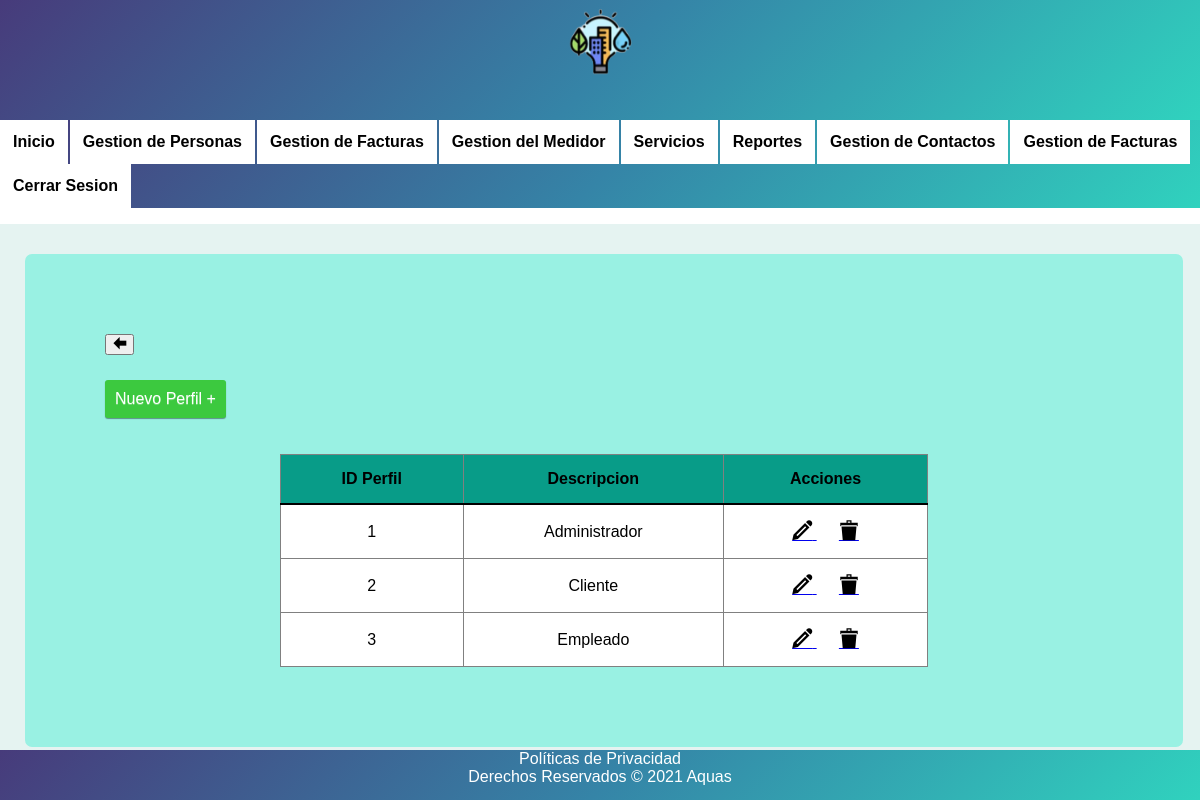
/modulos/perfiles/listado.php (signed in), run on the app's committed database.
### tables this page shows
CREATE TABLE perfil(
    id_perfil      INT             AUTO_INCREMENT,
    descripcion    VARCHAR(100),
    PRIMARY KEY (id_perfil)
);

### class/Perfil.php (called while the page is built, shortened)
<?php
require_once "MySQL.php";
class Perfil {
	private $_idPerfil;
	private $_descripcion;
	public function getIdPerfil(){
		return $this->_idPerfil;
	}
	public function getDescripcion(){
		return $this->_descripcion;
	}
	public static function obtenerTodos() {
    	$sql = "SELECT * FROM perfil ";
    	$database = new MySQL();
    	$datos = $database->consultar($sql);
    	$listadoPerfiles = [];
    	while ($registro = $datos->fetch_assoc()) {
	    	$perfil = new Perfil();
			$perfil->_idPerfil = $registro["id_perfil"];
			$perfil->_descripcion = $registro["descripcion"];
    		$listadoPerfiles[] = $perfil;
    	}
    	return $listadoPerfiles;
	}
}
?>

### class/MySQL.php (called while the page is built, shortened)
<?php
class MySQL {
	private $_conexion;
	public function __construct() {
		$this->_conexion = new mysqli("localhost", "root", "", "gestion_usuarios");
	}
	public function consultar($sql) {
		$datos = $this->_conexion->query($sql);
		return $datos;
	}
}
?>

### modulos/perfiles/listado.php (the view, shortened to what this page needs)
<?php
require_once "../../class/Perfil.php";
$lista = Perfil::obtenerTodos();
?>
<!DOCTYPE html>
<html>
<head>
	<link rel="stylesheet" type="text/css" href="http://localhost/programacion3/gestion_user/css/tablas.css">
	<link rel="stylesheet" type="text/css" href="/programacion3/gestion_user/css/style.css">
</head>
<body>
	<header>
		<nav>
			<?php require_once "../../menu.php"; ?>
		</nav>
	</header>
	<div id="primerContenedor">
		<div id="contenedorgeneral">
			<div>
				<button type="button" onClick="history.go(-1)"><span class="icon-arrow-left"></span>
				</button>
			</div>
			<div id="boton">
				<a class="btn btn-green" href="nuevo.php"> Nuevo Perfil +</a>
			</div>
			<br><br>
			<div class="contenedor">
				<table border="1">
					<thead>
						<tr>
							<th>ID Perfil</th>
							<th>Descripcion</th>
							<th>Acciones</th>
						</tr>
					</thead>
					<?php foreach  ($lista as $perfil): ?>
						<tbody>
							<tr>
								<td><?php echo $perfil->getIdPerfil(); ?></td>
								<td><?php echo $perfil->getDescripcion(); ?></td>
								<td>
									<a href="modificar.php?id_perfil=<?php echo $perfil->getIdPerfil(); ?>"><span class="icon icon-pencil"></span> </a>
									<a href="eliminar.php?id_perfil=<?php echo $perfil->getIdPerfil(); ?>"><span class="icon icon-bin2"></span></a>
								</td>
							</tr>
						</tbody>
					<?php endforeach ?>
				</table>
			</div>
		</div>
	</div>
</body>
</html>

### css/tablas.css (style rules this page uses)
body { background-color: white; font-family: Arial; }
table { margin: auto; z-index: 2; background-color: white; text-align: center; border-collapse: collapse; width: 65%; }
th, td { padding: 15px }
th { background-color: #089C88; }
thead { background-color: #84fab0; border-bottom: solid 2px black; color: black; font-weight: : Times new roman; }
#boton { padding-top: 25px; text-align: ; }
.btn { border-radius: 3px; display: inline-block; padding: 10px 10px; text-decoration: none; text-shadow: 0 1px 0 rgba(255,255,255,0.3); box-shadow: 0 1px 1px rgba(0,0,0,0.4); }
.btn-green { color: white; background-color: #3CC93F; }
.contenedor { margin: auto; text-align: center; }
.contenedor span { color: black; font-size: 20px; border-radius: 25px; margin: auto; }
div#contenedorgeneral { border-radius: 7px; margin: auto; position: static; margin-top: 5px; padding: 80px; width: 998px; height: auto; background-color: #99F1E3; }
div#primerContenedor { margin: auto; position: static; padding: 25px; width: auto; height: auto; background-color: #E5F3F1; }

### css/style.css (style rules this page uses)
[class^="icon-"], [class*=" icon-"] { font-family: 'icomoon' !important; speak: never; font-style: normal; font-weight: normal; font-variant: normal; text-transform: none; line-height: 1; -webkit-font-smoothing: antialiased; -moz-osx-font-smoothing: grayscale; }
.icon-pencil:before { content: "\e904"; }
.icon-bin2:before { content: "\e9ad"; }
.icon-arrow-left:before { content: "\ea38"; }

### menu.php (style rules this page uses)
header { background-image: linear-gradient(-225deg, #473B7B 0%, #3584A7 51%, #30D2BE 100%); }
html { min-height: 100%; position: relative; }
body { margin: 0; margin-bottom: 10px; }

### data on the page
perfil: id_perfil "1", descripcion "Administrador"
perfil: id_perfil "2", descripcion "Cliente"
perfil: id_perfil "3", descripcion "Empleado"
